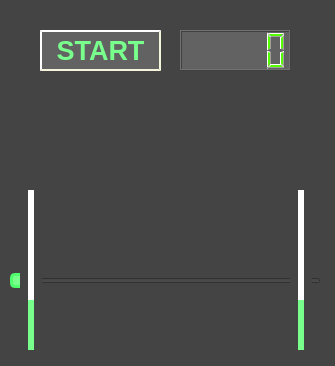
<?xml version="1.0" encoding="UTF-8"?>
<ui version="4.0">
 <class>Widget</class>
 <widget class="QWidget" name="Widget">
  <property name="geometry">
   <rect>
    <x>0</x>
    <y>0</y>
    <width>335</width>
    <height>366</height>
   </rect>
  </property>
  <property name="windowTitle">
   <string>Widget</string>
  </property>
  <property name="styleSheet">
   <string notr="true">background-color: rgb(68, 68, 68);


</string>
  </property>
  <widget class="QSlider" name="horizontalSlider">
   <property name="geometry">
    <rect>
     <x>10</x>
     <y>270</y>
     <width>311</width>
     <height>22</height>
    </rect>
   </property>
   <property name="styleSheet">
    <string notr="true">

QSlider::handle:horizontal {
	background: rgb(120, 255, 140);
    border: 3px solid #4fff6c;
    width: 18px;
	height: 18px;
    border-radius: 5px;
}
</string>
   </property>
   <property name="orientation">
    <enum>Qt::Horizontal</enum>
   </property>
  </widget>
  <widget class="QSlider" name="verticalSlider">
   <property name="geometry">
    <rect>
     <x>20</x>
     <y>190</y>
     <width>22</width>
     <height>160</height>
    </rect>
   </property>
   <property name="styleSheet">
    <string notr="true">QSlider::groove:vertical {
    background: white;
    position: absolute; /* absolutely position 4px from the left and right of the widget. setting margins on the widget should work too... */
    left: 8px; right: 8px;
}

QSlider::handle:vertical {
    height: 50px;
    background: rgb(120, 255, 140);
	color: rgb(120, 255, 140);
	color: rgb(120, 255, 140);

}</string>
   </property>
   <property name="orientation">
    <enum>Qt::Vertical</enum>
   </property>
  </widget>
  <widget class="QLCDNumber" name="lcdNumber">
   <property name="geometry">
    <rect>
     <x>180</x>
     <y>30</y>
     <width>111</width>
     <height>41</height>
    </rect>
   </property>
   <property name="styleSheet">
    <string notr="true">background-color: rgb(98, 98, 98);
color: rgb(85, 255, 0);</string>
   </property>
  </widget>
  <widget class="QPushButton" name="pushButton">
   <property name="geometry">
    <rect>
     <x>40</x>
     <y>30</y>
     <width>121</width>
     <height>41</height>
    </rect>
   </property>
   <property name="font">
    <font>
     <pointsize>20</pointsize>
     <bold>true</bold>
    </font>
   </property>
   <property name="styleSheet">
    <string notr="true">QPushButton{
    background-color: rgb(98, 98, 98);
	color: #78ff8c;
    border-style: outset;
    border-width: 2px;
    border-color: beige;
}
QToolButton:pressed {
   	background-color: rgb(76, 76, 76);
}</string>
   </property>
   <property name="text">
    <string>START</string>
   </property>
  </widget>
  <widget class="QSlider" name="verticalSlider_2">
   <property name="geometry">
    <rect>
     <x>290</x>
     <y>190</y>
     <width>22</width>
     <height>160</height>
    </rect>
   </property>
   <property name="styleSheet">
    <string notr="true">QSlider::groove:vertical {
    background: white;
    position: absolute; /* absolutely position 4px from the left and right of the widget. setting margins on the widget should work too... */
    left: 8px; right: 8px;
}

QSlider::handle:vertical {
    height: 50px;
    background: rgb(120, 255, 140);
	color: rgb(120, 255, 140);
	color: rgb(120, 255, 140);

}</string>
   </property>
   <property name="orientation">
    <enum>Qt::Vertical</enum>
   </property>
  </widget>
  <zorder>lcdNumber</zorder>
  <zorder>pushButton</zorder>
  <zorder>horizontalSlider</zorder>
  <zorder>verticalSlider</zorder>
  <zorder>verticalSlider_2</zorder>
 </widget>
 <resources/>
 <connections/>
</ui>
